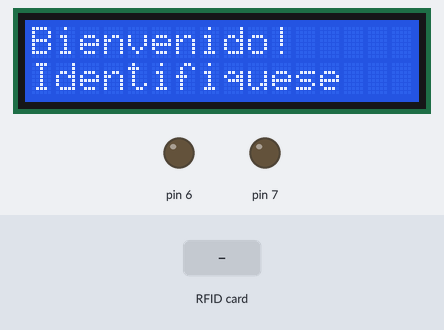
Simulated run of this sketch. Board: Arduino Uno, built with avr-gcc and run on an emulated ATmega328P. Shown: 16×2 character LCD, output pins drawn as LEDs (lit = HIGH). Inputs (shaded band) come from the test bench. Pins used as bus, display or sensor lines are not drawn.

Above: at 1.3 s.
1.4 s: RFID card 7A EE 17 02 held to the reader
At 3.0 s:
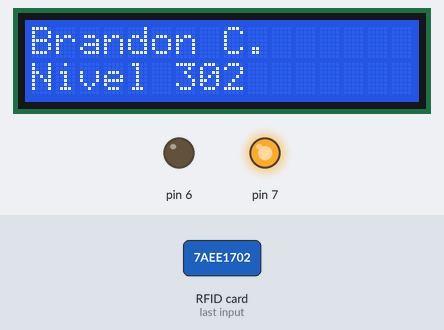
3.4 s: RFID card 5E 7A 19 C4 held to the reader
At 6.2 s:
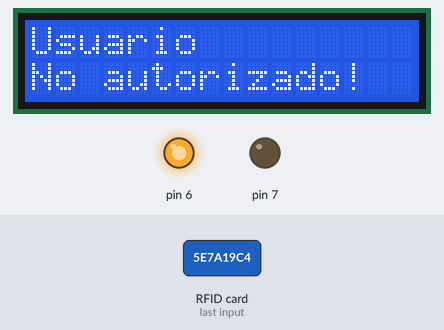
6.4 s: RFID card 17 07 55 86 held to the reader
At 10.1 s:
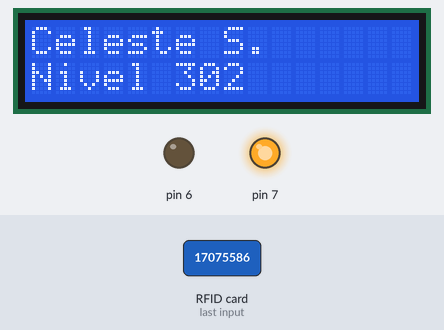
Timing chart, 0 to 13.6 s (numbered marks = the images above; inputs shaded):
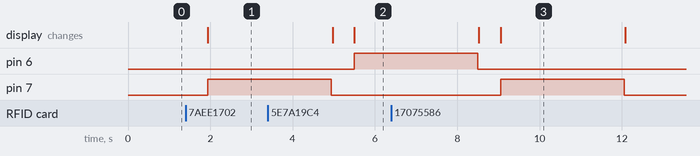

The sketch:

Control-de-accesos-3000.ino
```cpp
#include <SPI.h>
#include <MFRC522.h>
#include <LiquidCrystal_I2C.h>

LiquidCrystal_I2C lcd(0x27, 16, 2); // (0x3f,16,2) || (0x27,16,2)  ||(0x20,16,2)

#define RST_PIN 9
#define SS_PIN 10
MFRC522 mfrc522(SS_PIN, RST_PIN);

byte LecturaUID[4];
byte Usuario1[4] = {0x7A, 0xEE, 0x17, 0x02}; //Brandon C 302 Card
byte Usuario2[4] = {0x53, 0xBC, 0xB8, 0x2C}; //Brandon C 302 Llavero
byte Usuario3[4] = {0x17, 0x07, 0x55, 0x86}; // Celeste S 302 Card
byte Usuario4[4] = {0x8A, 0x18, 0xDE, 0x00}; // Celeste S 302 Llavero
byte Usuario5[4] = {0x63, 0xA6, 0x2B, 0x28}; // Vicente J 302 Card 0x63, 0xA6, 0x2B, 0x28
byte Usuario6[4] = {0x13, 0x92, 0x47, 0x14}; // Vicente J 302 Llavero
byte Usuario7[4] = {0xF3, 0x1F, 0x12, 0xAD}; // Franco A 302 Card
byte Usuario8[4] = {0x64, 0x17, 0xCE, 0xCF}; // Franco A 302 Llavero
byte Usuario9[4] = {0x26, 0xB4, 0x7E, 0x00}; // Misael G 302 Card
byte Usuario10[4] = {0x07, 0x6F, 0x1F, 0x86}; // Misael G 302 Llavero
//byte Usuario5[4] = {0xE3, 0x2E, 0x81, 0xA7}; // Diego A 302 Card
//byte Usuario6[4] = {0x00, 0x00, 0x00, 0x00}; // Diego A 302 Llavero


unsigned long tiempoInicio = 0;    // Tiempo para controlar el inicio de los mensajes
unsigned long tiempoEspera = 500; // Tiempo de espera para procesar la tarjeta (0.5 segundos)
unsigned long tiempoMostrar = 3000; // Tiempo de duración del mensaje en pantalla (3 segundos)
bool esperando = false;            // Bandera para controlar el tiempo de espera
bool mostrandoMensaje = false;    // Bandera para saber si estamos mostrando un mensaje

void setup() {
  pinMode(7, OUTPUT);
  pinMode(6, OUTPUT);
  SPI.begin();
  mfrc522.PCD_Init();

  lcd.init();
  lcd.backlight();
  bienvenida();
}

void loop() {
  lcd.display();
  if (esperando) {
    if (millis() - tiempoInicio >= tiempoEspera) {
      esperando = false;
      procesarTarjeta();
    }
    return;
  }

  if (mostrandoMensaje) {
    if (millis() - tiempoInicio >= tiempoMostrar) {
      mostrandoMensaje = false;
      digitalWrite(7, LOW);
      digitalWrite(6, LOW);
      bienvenida();
    }
    return;
  }

  // Verificar si hay una nueva tarjeta
  if (!mfrc522.PICC_IsNewCardPresent())
    return;
  if (!mfrc522.PICC_ReadCardSerial())
    return;

  // Leer el UID de la tarjeta
  for (byte i = 0; i < mfrc522.uid.size; i++) {
    LecturaUID[i] = mfrc522.uid.uidByte[i];
  }

  // Iniciar la espera de 0.5 segundos
  tiempoInicio = millis();
  esperando = true;
  Serial.println("tiempoInicio");
}

void procesarTarjeta() {
  lcd.clear();
  if (comparaUID(LecturaUID, Usuario1)) {
    mostrarMensaje("Brandon C.", "Nivel 302");
    digitalWrite(7, HIGH);
  } else if (comparaUID(LecturaUID, Usuario2)) {
    mostrarMensaje("Brandon C.", "Nivel 302");
    digitalWrite(7, HIGH);
  } else if (comparaUID(LecturaUID, Usuario3)) {
    mostrarMensaje("Celeste S.", "Nivel 302");
    digitalWrite(7, HIGH);
  } else if (comparaUID(LecturaUID, Usuario4)) {
    mostrarMensaje("Celeste S.", "Nivel 302");
    digitalWrite(7, HIGH);
  } else if (comparaUID(LecturaUID, Usuario5)) {
    mostrarMensaje("Vicente J.", "Nivel 302");
    digitalWrite(7, HIGH);
  } else if (comparaUID(LecturaUID, Usuario6)) {
    mostrarMensaje("Vicente J.", "Nivel 302");
    digitalWrite(7, HIGH);
  } else if (comparaUID(LecturaUID, Usuario7)) {
    mostrarMensaje("Franco A.", "Nivel 302");
    digitalWrite(7, HIGH);
  } else if (comparaUID(LecturaUID, Usuario8)) {
    mostrarMensaje("Franco A.", "Nivel 302");
    digitalWrite(7, HIGH);
  } else if (comparaUID(LecturaUID, Usuario9)) {
    mostrarMensaje("Misael G.", "Nivel 302");
    digitalWrite(7, HIGH);
  } else if (comparaUID(LecturaUID, Usuario10)) {
    mostrarMensaje("Misael G.", "Nivel 302");
    digitalWrite(7, HIGH);
  } else {
    mostrarMensaje("Usuario", "No autorizado!");
    digitalWrite(6, HIGH);
  }

  mfrc522.PICC_HaltA();
}

void bienvenida() {
  lcd.clear();
  lcd.setCursor(0, 0);
  lcd.print("Bienvenido!");
  lcd.setCursor(0, 1);
  lcd.print("Identifiquese");

}

void mostrarMensaje(String linea1, String linea2) {
  lcd.clear();
  lcd.setCursor(0, 0);
  lcd.print(linea1);
  lcd.setCursor(0, 1);
  lcd.print(linea2);

  // Guardar el tiempo en que se inició el mensaje
  tiempoInicio = millis();
  mostrandoMensaje = true;
}

boolean comparaUID(byte lectura[], byte usuario[]) {
  for (byte i = 0; i < mfrc522.uid.size; i++) {
    if (lectura[i] != usuario[i])
      return false;
  }
  return true;
}
```

Measured:
- after the input at 1.4 s, pin 7: LOW → HIGH after 0.54 s; the display: changes after 0.54 s (image 1)
- after the input at 3.4 s, pin 6: LOW → HIGH after 2.1 s; the display: first differs from a run without the input after 2.1 s (image 2)
- after the input at 6.4 s, pin 7: LOW → HIGH after 2.7 s, → LOW 3.0 s later; the display: first differs from a run without the input after 2.7 s (image 3)
